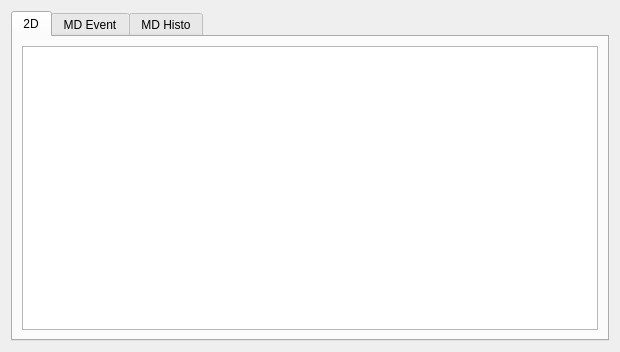
<?xml version="1.0" encoding="UTF-8"?>
<ui version="4.0">
 <class>Form</class>
 <widget class="QWidget" name="Form">
  <property name="geometry">
   <rect>
    <x>0</x>
    <y>0</y>
    <width>620</width>
    <height>352</height>
   </rect>
  </property>
  <property name="windowTitle">
   <string>Form</string>
  </property>
  <layout class="QHBoxLayout" name="horizontalLayout">
   <item>
    <widget class="QTabWidget" name="tabWidget">
     <property name="minimumSize">
      <size>
       <width>300</width>
       <height>0</height>
      </size>
     </property>
     <property name="currentIndex">
      <number>0</number>
     </property>
     <widget class="QWidget" name="tab2D">
      <attribute name="title">
       <string>2D</string>
      </attribute>
      <layout class="QVBoxLayout" name="verticalLayout_2">
       <item>
        <widget class="QListWidget" name="listWorkspaces2D">
         <property name="selectionMode">
          <enum>QAbstractItemView::ExtendedSelection</enum>
         </property>
        </widget>
       </item>
      </layout>
     </widget>
     <widget class="QWidget" name="tabEvent">
      <attribute name="title">
       <string>MD Event</string>
      </attribute>
      <layout class="QVBoxLayout" name="verticalLayout">
       <item>
        <widget class="QListWidget" name="listWorkspacesEvent">
         <property name="selectionMode">
          <enum>QAbstractItemView::ExtendedSelection</enum>
         </property>
        </widget>
       </item>
      </layout>
     </widget>
     <widget class="QWidget" name="tabHisto">
      <attribute name="title">
       <string>MD Histo</string>
      </attribute>
      <layout class="QVBoxLayout" name="verticalLayout_3">
       <item>
        <widget class="QListWidget" name="listWorkspacesHisto">
         <property name="selectionMode">
          <enum>QAbstractItemView::ExtendedSelection</enum>
         </property>
        </widget>
       </item>
      </layout>
     </widget>
    </widget>
   </item>
  </layout>
 </widget>
 <resources/>
 <connections/>
</ui>
